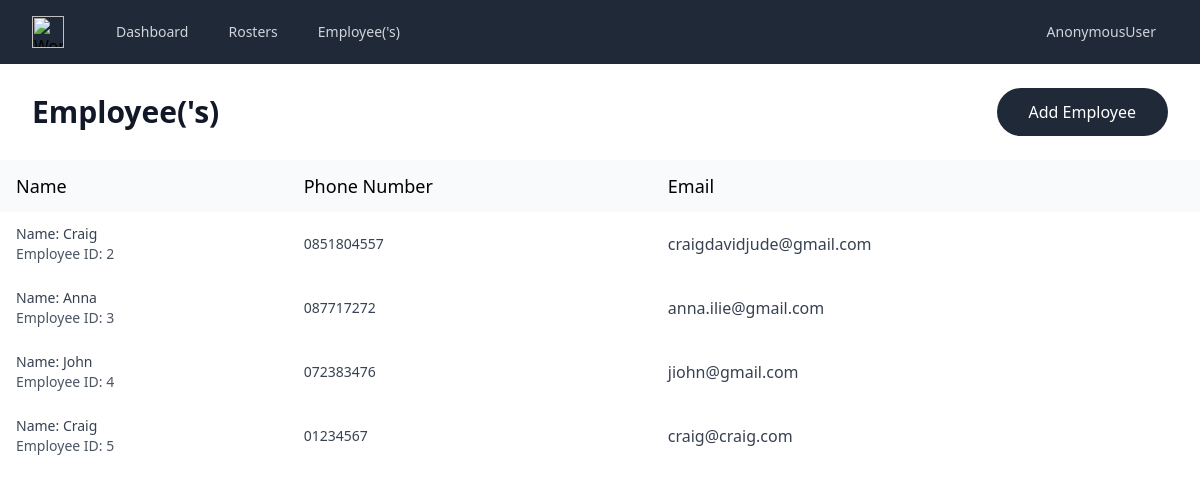
Page /user/employee/ on the earlier database version.
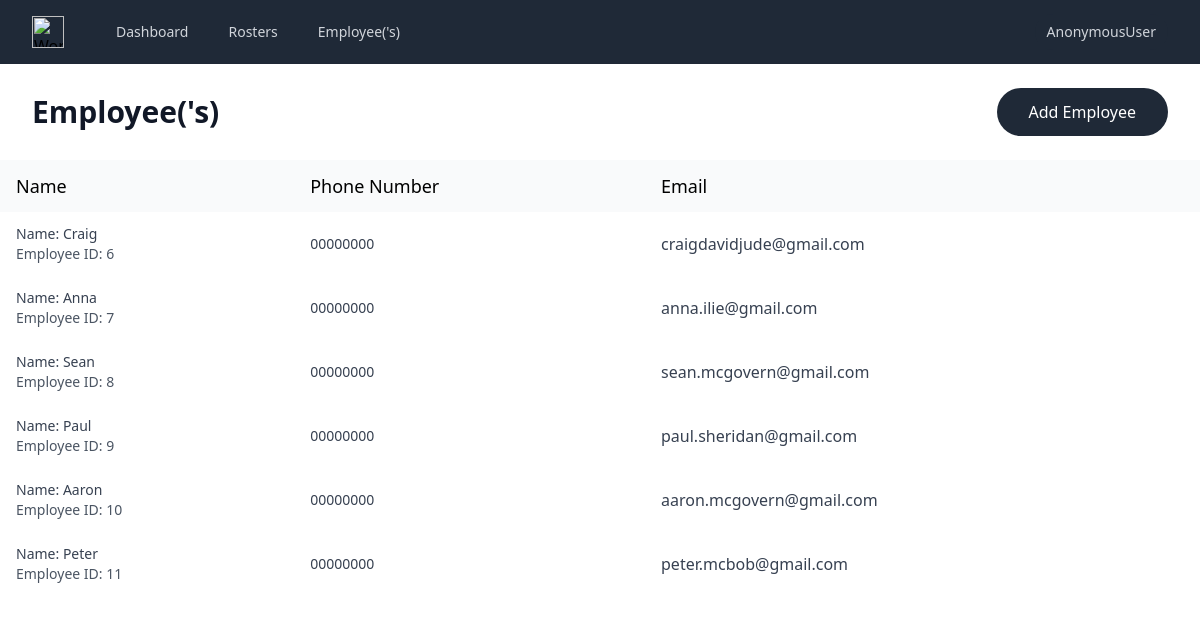
Same page on the later database version.
### users/models.py (models this page shows, shortened)
class Employee(models.Model):
    employee_id = models.AutoField(primary_key=True)
    name_f = models.CharField(max_length=100)
    name_l = models.CharField(max_length=100)
    email = models.EmailField()
    phone = models.CharField(max_length=100)
    pin = models.CharField(max_length=4)
    created_at = models.DateTimeField(auto_now_add=True)
    updated_at = models.DateTimeField(auto_now=True)

### users/views.py (the view)
# urls.py: path('employee/', views.employees, name='employee'),
def employees(request):
    context = {
        'employees': Employee.objects.all()
    }
    return render(request, 'users/employee.html', context)

### users/templates/users/employee.html
{% extends 'main/base.html' %}
{% block content %}
<header class="bg-white shadow">
    <div class="max-w-7xl mx-auto py-6 px-4 sm:px-6 lg:px-8 flex justify-between items-center">
      <h1 class="text-3xl font-bold text-gray-900">Employee('s)</h1>
      <a href="" class="py-3 px-10 lg:px-8 xl:px-10 inline-flex items-center justify-center text-center text-white text-bas bg-gray-800 hover:bg-opacity-90 font-normal rounded-full">
        Add Employee
      </a>
    </div>
  </header>
              <div class="max-w-7xl mx-auto ">
                <table class="w-full whitespace-no-wrap">
                  <thead>
                    <tr class="text-xs font-semibold tracking-wide text-left text-gray-500 uppercase border-b dark:border-gray-700 bg-gray-50 dark:text-gray-400 dark:bg-gray-800">
                            <td class="px-4 py-3 text-lg">
                                Name
                              </td>
                          <td class="px-4 py-3 text-lg">
                            Phone Number
                          </td>
                          <td class="px-4 py-3 text-lg">
                            <span class="px-2 py-1 font-semibold leading-tight text-green-700 bg-green-100 rounded-full dark:bg-green-700 dark:text-green-100">
                              Email
                            </span>
                          </td>
                    </tr>
                  </thead>
                  <tbody class="bg-white divide-y dark:divide-gray-700 dark:bg-gray-800">
                    {% for i in employees %}
                    <tr class="text-gray-700 dark:text-gray-400">
                      <td class="px-4 py-3">
                        <div class="flex items-center text-sm">
                          <div>
                            <p>
                            <p class="font-semibold">Name: {{ i.name_f }}</p>
                            <p class="text-xs text-gray-600 dark:text-gray-400">
                              Employee ID: {{ i.employee_id }}
                            </p>
                          </div>
                        </div>
                      </td>
                      <td class="px-4 py-3 text-sm">
                        {{i.phone}}
                      </td>
                      <td class="px-4 py-3 text-xs">
                        <span class="px-2 py-1 font-semibold leading-tight text-green-700 bg-green-100 rounded-full dark:bg-green-700 dark:text-green-100">
                          {{ i.email }}
                        </span>
                      </td>
                    </tr>
                    {% endfor %}
                  </tbody>
                </table>
              </div>
              {% endblock content %}

### main/templates/main/base.html (shortened to what this page needs)
{% load static %}
<link rel="stylesheet" href="{% static 'main/style.css' %}">
<nav class="bg-gray-800">
    <div class="max-w-7xl mx-auto px-4 sm:px-6 lg:px-8">
      <div class="flex items-center justify-between h-16">
        <div class="flex items-center">
          <div class="flex-shrink-0">
            <img class="h-8 w-8" src="https://tailwindui.com/img/logos/workflow-mark-indigo-500.svg" alt="Workflow">
          </div>
          <div class="hidden md:block">
            <div class="ml-10 flex items-baseline space-x-4">
              <a href="http://127.0.0.1:8000/user/dashboard/" class="text-gray-300 hover:bg-gray-700 hover:text-white px-3 py-2 rounded-md text-sm font-medium">Dashboard</a>
              <a href="http://127.0.0.1:8000/user/roster/" class="text-gray-300 hover:bg-gray-700 hover:text-white px-3 py-2 rounded-md text-sm font-medium">Rosters</a>
              <a href="http://127.0.0.1:8000/user/register/" class="text-gray-300 hover:bg-gray-700 hover:text-white px-3 py-2 rounded-md text-sm font-medium">Employee('s)</a>
            </div>
          </div>
        </div>
        <div class="hidden md:block">
          <div class="ml-4 flex items-center md:ml-6">
            <div class="ml-3 relative">
              <div>
                <button type="button" class="max-w-xs bg-gray-800 rounded-full flex items-center text-sm focus:outline-none focus:ring-2 focus:ring-offset-2 focus:ring-offset-gray-800 focus:ring-white" id="user-menu-button" aria-expanded="false" aria-haspopup="true">
                  <a href="#" class="text-gray-300 hover:bg-gray-700 hover:text-white px-3 py-2 rounded-md text-sm font-medium">{{ user }}</a>
                </button>
              </div>
            </div>
          </div>
        </div>
      </div>
    </div>
  </nav>
    {% block content %}
    {% endblock content %}

### main/static/main/style.css (style rules this page uses)
h1, h2, h3, h4, h5, h6 { font-size: inherit; font-weight: inherit; }
a { color: inherit; text-decoration: inherit; }
table { text-indent: 0; border-color: inherit; border-collapse: collapse; }
button, input, optgroup, select, textarea { font-family: inherit; font-size: 100%; font-weight: inherit; line-height: inherit; color: inherit; margin: 0; padding: 0; }
button, select { text-transform: none; }
button, [type='button'], [type='reset'], [type='submit'] { -webkit-appearance: button; background-color: transparent; background-image: none; }
blockquote, dl, dd, h1, h2, h3, h4, h5, h6, hr, figure, p, pre { margin: 0; }
button, [role="button"] { cursor: pointer; }
img, svg, video, canvas, audio, iframe, embed, object { display: block; vertical-align: middle; }
img, video { max-width: 100%; height: auto; }
.relative { position: relative; }
.mx-auto { margin-left: auto; margin-right: auto; }
.ml-10 { margin-left: 2.5rem; }
.ml-4 { margin-left: 1rem; }
.ml-3 { margin-left: 0.75rem; }
.flex { display: flex; }
.inline-flex { display: inline-flex; }
.hidden { display: none; }
.h-16 { height: 4rem; }
.h-8 { height: 2rem; }
.w-8 { width: 2rem; }
.w-full { width: 100%; }
.max-w-7xl { max-width: 80rem; }
.max-w-xs { max-width: 20rem; }
.flex-shrink-0 { flex-shrink: 0; }
.items-center { align-items: center; }
.items-baseline { align-items: baseline; }
.justify-center { justify-content: center; }
.justify-between { justify-content: space-between; }
.space-x-4 > :not([hidden]) ~ :not([hidden]) { --tw-space-x-reverse: 0; margin-right: calc(1rem * var(--tw-space-x-reverse)); margin-left: calc(1rem * calc(1 - var(--tw-space-x-reverse))); }
.rounded-md { border-radius: 0.375rem; }
.rounded-full { border-radius: 9999px; }
.bg-gray-800 { --tw-bg-opacity: 1; background-color: rgb(31 41 55 / var(--tw-bg-opacity)); }
.bg-white { --tw-bg-opacity: 1; background-color: rgb(255 255 255 / var(--tw-bg-opacity)); }
.bg-gray-50 { --tw-bg-opacity: 1; background-color: rgb(249 250 251 / var(--tw-bg-opacity)); }
.px-4 { padding-left: 1rem; padding-right: 1rem; }
.px-3 { padding-left: 0.75rem; padding-right: 0.75rem; }
.py-2 { padding-top: 0.5rem; padding-bottom: 0.5rem; }
.py-1 { padding-top: 0.25rem; padding-bottom: 0.25rem; }
.px-2 { padding-left: 0.5rem; padding-right: 0.5rem; }
.py-6 { padding-top: 1.5rem; padding-bottom: 1.5rem; }
.py-3 { padding-top: 0.75rem; padding-bottom: 0.75rem; }
.text-center { text-align: center; }
.text-sm { font-size: 0.875rem; line-height: 1.25rem; }
.text-3xl { font-size: 1.875rem; line-height: 2.25rem; }
.text-lg { font-size: 1.125rem; line-height: 1.75rem; }
.font-medium { font-weight: 500; }
.font-bold { font-weight: 700; }
.text-white { --tw-text-opacity: 1; color: rgb(255 255 255 / var(--tw-text-opacity)); }
.text-gray-300 { --tw-text-opacity: 1; color: rgb(209 213 219 / var(--tw-text-opacity)); }
.text-gray-700 { --tw-text-opacity: 1; color: rgb(55 65 81 / var(--tw-text-opacity)); }
.text-gray-900 { --tw-text-opacity: 1; color: rgb(17 24 39 / var(--tw-text-opacity)); }
.text-gray-600 { --tw-text-opacity: 1; color: rgb(75 85 99 / var(--tw-text-opacity)); }
.shadow { --tw-shadow: 0 1px 3px 0 rgb(0 0 0 / 0.1), 0 1px 2px -1px rgb(0 0 0 / 0.1); --tw-shadow-colored: 0 1px 3px 0 var(--tw-shadow-color), 0 1px 2px -1px var(--tw-shadow-color); box-shadow: var(--tw-ring-offset-shadow, 0 0 #0000), var(--tw-ring-shadow, 0 0 #0000), var(--tw-shadow); }
@media (min-width: 640px) { .sm\:px-6 { padding-left: 1.5rem; padding-right: 1.5rem; } }
@media (min-width: 768px) { .md\:ml-6 { margin-left: 1.5rem; } }
@media (min-width: 768px) { .md\:block { display: block; } }
@media (min-width: 1024px) { .lg\:px-8 { padding-left: 2rem; padding-right: 2rem; } }

Differences in the rows shown:
removed Employee: name_f "Craig", employee_id "2", phone "0851804557", email "craigdavidjude@gmail.com"
removed Employee: name_f "Anna", employee_id "3", phone "087717272", email "anna.ilie@gmail.com"
removed Employee: name_f "John", employee_id "4", phone "072383476", email "jiohn@gmail.com"
removed Employee: name_f "Craig", employee_id "5", phone "01234567", email "craig@craig.com"
added Employee: name_f "Craig", employee_id "6", phone "00000000", email "craigdavidjude@gmail.com"
added Employee: name_f "Anna", employee_id "7", phone "00000000", email "anna.ilie@gmail.com"
added Employee: name_f "Sean", employee_id "8", phone "00000000", email "sean.mcgovern@gmail.com"
added Employee: name_f "Paul", employee_id "9", phone "00000000", email "paul.sheridan@gmail.com"
added Employee: name_f "Aaron", employee_id "10", phone "00000000", email "aaron.mcgovern@gmail.com"
added Employee: name_f "Peter", employee_id "11", phone "00000000", email "peter.mcbob@gmail.com"
